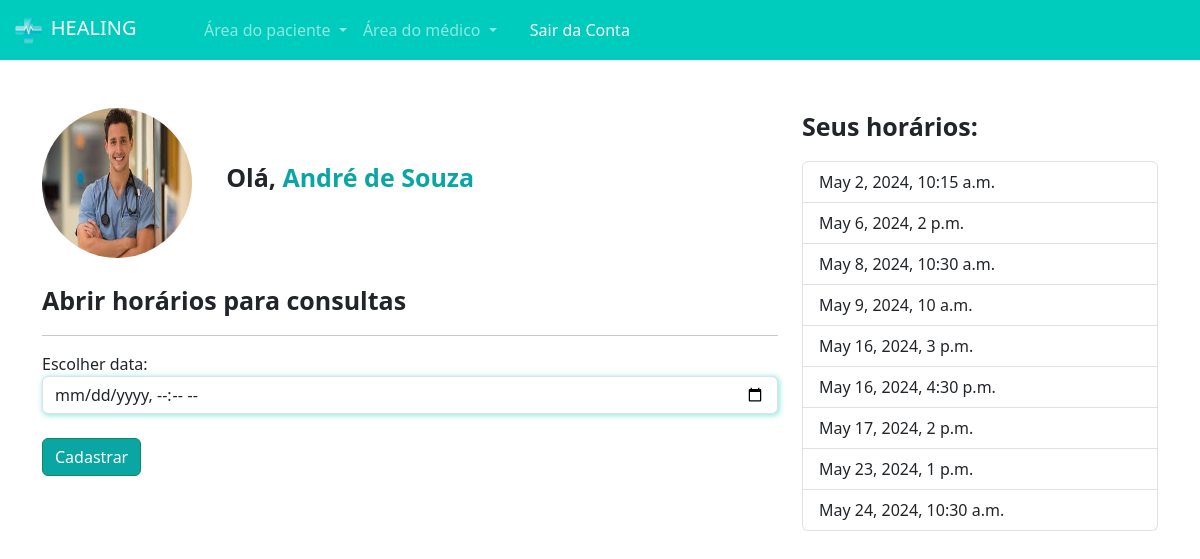
Page /medicos/abrir_horario/ (signed in) on the committed database.
### medico/models.py (models this page shows, shortened)
class DadosMedico(models.Model):
    crm = models.CharField(max_length=30)
    nome = models.CharField(max_length=100)
    cep = models.CharField(max_length=15)
    rua = models.CharField(max_length=100)
    bairro = models.CharField(max_length=100)
    numero = models.IntegerField()
    rg = models.ImageField(upload_to="rgs")
    cedula_identidade_medica = models.ImageField(upload_to='cim')
    foto = models.ImageField(upload_to="fotos_perfil")
    user = models.ForeignKey(User, on_delete=models.DO_NOTHING)
    descricao = models.TextField(null=True, blank=True)
    especialidade = models.ForeignKey(Especialidades, on_delete=models.DO_NOTHING, null=True, blank=True)
    valor_consulta = models.FloatField(default=100)

class DatasAbertas(models.Model):
    data = models.DateTimeField()
    user = models.ForeignKey(User, on_delete=models.DO_NOTHING)
    agendado = models.BooleanField(default=False)

### medico/views.py (the view, shortened to what this page needs)
# urls.py: path('abrir_horario/', views.abrir_horario, name="abrir_horario"),
@login_required
def abrir_horario(request):
    if not is_medico(request.user):
        messages.add_message(request, constants.WARNING,'Somente médicos podem abrir horario pra consulta!')
        return redirect('/usuarios/sair')
    if request.method == 'GET':
        datas_abertas = DatasAbertas.objects.filter(user=request.user)
        dados_medicos = DadosMedico.objects.get(user=request.user)
        return render(request, 'abrir_horario.html', {'dados_medicos': dados_medicos,'datas_abertas':datas_abertas, 'is_medico':is_medico(request.user)})

### medico/models.py (called while the page is built)
def is_medico(user):
    return DadosMedico.objects.filter(user=user).exists()

### medico/templates/abrir_horario.html (shortened to what this page needs)
{% extends "base.html" %}
{% load static %}
{% block 'head' %}
<link rel="stylesheet" href="{% static 'medicos/css/abrir_horario.css' %}">
<link rel="stylesheet" href="{% static 'usuarios/css/usuarios.css' %}">
<link rel="stylesheet" href="{% static 'medicos/css/cadastro_medico.css' %}">
{% endblock 'head' %}
{% block 'body' %}
{% include "partials/navbar.html" %}
<div class="container">
    <br><br>
    <div class="row">
        <div class="col-md-8">
            <img src="{{dados_medicos.foto.url}}" class="foto-perfil" alt="">
            <label style="margin-left: 30px; font-size: 25px" class="p-bold">Olá, <span
                    class="color-dark">{{request.user.username}}</span></label>
            <br>
            <br>
            <p style="font-size: 25px" class="p-bold">Abrir horários para consultas</p>
            <hr>
            <form action="{% url 'abrir_horario' %}" method="POST">{% csrf_token %}
                <label for="">Escolher data:</label>
                <input type="datetime-local" name="data" class="form-control shadow-main-color">
                <br>
                <input type="submit" value="Cadastrar" class="btn btn-success btn-dark-color">
            </form>
        </div>
        <div class="col-md-4">
            <p style="font-size: 25px" class="p-bold">Seus horários:</p>
            <ul class="list-group">
                {% for data in datas_abertas %}
                <li class="list-group-item">{{data.data}}</li>
                {% endfor %}
            </ul>
        </div>
    </div>
</div>
{% endblock 'body' %}

### templates/base.html (shortened to what this page needs)
{% load static %}
<!doctype html>
<html lang="en">
<head>
   <link rel="stylesheet" href="{% static 'geral/css/base.css'%}">
   <link href="https://cdn.jsdelivr.net/npm/bootstrap@5.3.3/dist/css/bootstrap.min.css" rel="stylesheet">
   {% block 'head' %}{% endblock 'head' %}
</head>
<body>
   {% block 'body' %}{% endblock 'body' %}
</body>
</html

### templates/partials/navbar.html (shortened to what this page needs)
{% load static %}
<nav class="navbar navbar-expand-lg navbar-dark bg-color-dark">
    <div class="container-fluid">
        <a class="navbar-brand" href="{% url 'home' %}"><img src="{% static 'geral/img/logo.png' %}" width="20%"
                alt="">&nbspHEALING</a>
        <div class="collapse navbar-collapse" id="navbarNav">
            <ul class="navbar-nav">
                <li class="nav-item dropdown">
                    <a class="nav-link dropdown-toggle" href="#" id="navbarDropdownMenuLink" role="button"
                        data-bs-toggle="dropdown" aria-expanded="false">
                        Área do paciente
                    </a>
                </li>
                {% if is_medico %}
                <li class="nav-item dropdown">
                    <a class="nav-link dropdown-toggle" href="#" id="navbarDropdownMenuLink" role="button"
                        data-bs-toggle="dropdown" aria-expanded="false">
                        Área do médico
                    </a>
                </li>
                {% else %}
                <li class="nav-item">
                    <a class="nav-link" href="{% url 'cadastro_medico' %}">Sou médico</a>
                </li>
                {% endif %}
                <li style='margin-left:25px' ; class='mt-2 text-white'><a class="dropdown-item"
                        href="{% url 'sair' %}">Sair da Conta</a></li>
            </ul>
        </div>
    </div>
</nav>

### templates/static/geral/css/base.css (style rules this page uses)
:root { --main-color: #00CCBE;--dark-color: #09A6A3;--contrast-color: #FFD686; }
.bg-color-dark { background-color: var(--main-color); }
.p-bold { font-weight: bold; }
.color-dark { color: var(--dark-color); }

### templates/static/medicos/css/abrir_horario.css (style rules this page uses)
.foto-perfil { width: 150px; height: 150px; border-radius: 75px; }

### templates/static/usuarios/css/usuarios.css (style rules this page uses)
.btn-dark-color { background-color: var(--dark-color); color: white; }

### templates/static/medicos/css/cadastro_medico.css (style rules this page uses)
.shadow-main-color { box-shadow: 1px 1px 5px 1px rgba(0, 204, 190,.4); }

### rows in the picture
DadosMedico: foto (picture)
DatasAbertas: data "May 2, 2024, 10:15 a.m."
DatasAbertas: data "May 6, 2024, 2 p.m."
DatasAbertas: data "May 8, 2024, 10:30 a.m."
DatasAbertas: data "May 9, 2024, 10 a.m."
DatasAbertas: data "May 16, 2024, 3 p.m."
DatasAbertas: data "May 16, 2024, 4:30 p.m."
DatasAbertas: data "May 17, 2024, 2 p.m."
DatasAbertas: data "May 23, 2024, 1 p.m."
DatasAbertas: data "May 24, 2024, 10:30 a.m."

### other values in the picture
{{ request.user.username }} "André de Souza"
